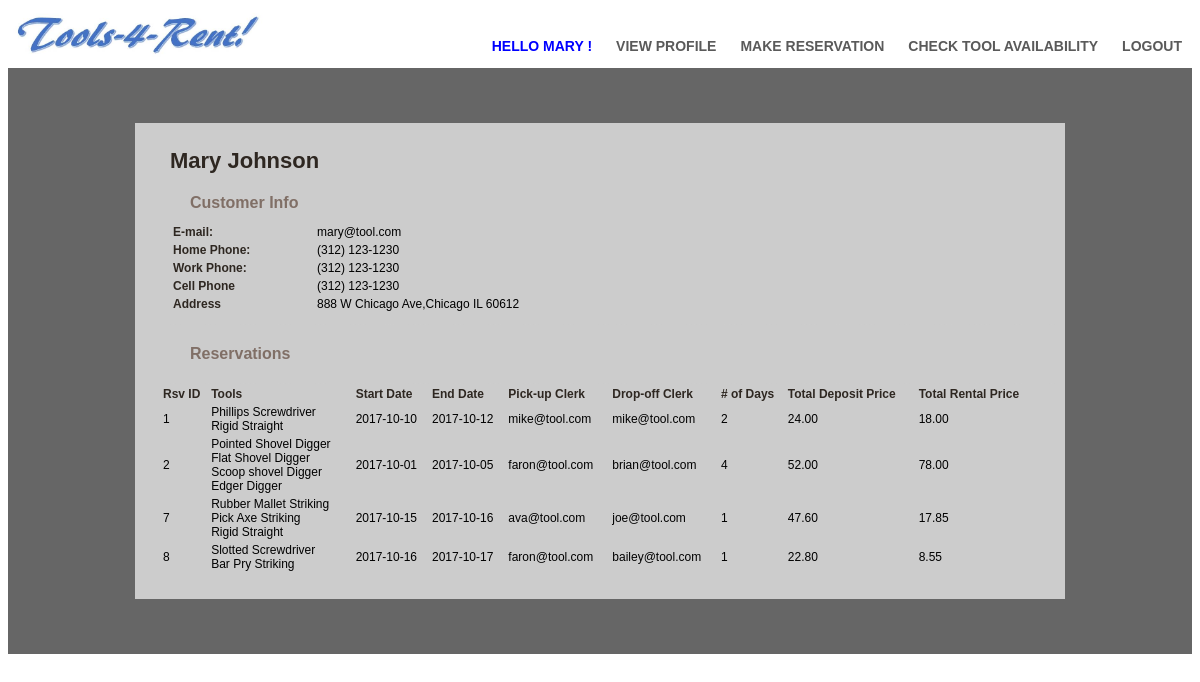
Screenshot of /view_profile.php (signed in) with the database file from the repository.
### tables this page shows
CREATE TABLE Customer (
  customerID int(16) unsigned NOT NULL AUTO_INCREMENT,
  email varchar(250) NOT NULL,
  password varchar(60) NOT NULL,
  first_name varchar(100) NOT NULL,
  middle_name varchar(100),
  last_name varchar(100) NOT NULL,
  street_address varchar(100),
  city varchar(50),
  state varchar(20),
  zip char(5),
  primary_phone char(10) NOT NULL,
  home_phone char(10) DEFAULT NULL,
  work_phone char(10) DEFAULT NULL,
  cell_phone char(10) DEFAULT NULL,
  PRIMARY KEY (customerID),
  UNIQUE KEY email (email)
);

CREATE TABLE Reservation (
  reservationID int(16) unsigned NOT NULL AUTO_INCREMENT,
  customer_email varchar(250) NOT NULL,
  start_date date NOT NULL,
  end_date date NOT NULL,
  pickup_clerk_email varchar(250),
  dropoff_clerk_email varchar(250),
  PRIMARY KEY reservationID (reservationID)
);

### view_profile.php (the view, shortened to what this page needs)
<?php
include 'lib/connection.php';
$query =
    "SELECT email, first_name, last_name, home_phone, work_phone, cell_phone, street_address, city, state, zip ".
    "FROM customer ".
    "WHERE email ='{$_SESSION['email']}'";
$result = mysqli_query($conn, $query);
if ( !is_bool($result) && (mysqli_num_rows($result) > 0) ) {
    $row = mysqli_fetch_array($result, MYSQLI_ASSOC);
    $home_phone = "(".substr($row['home_phone'],0,3).") ".substr($row['home_phone'],3,3).
        "-".substr($row['home_phone'],6,4);
    $work_phone = "(".substr($row['work_phone'],0,3).") ".substr($row['work_phone'],3,3).
        "-".substr($row['work_phone'],6,4);
    $cell_phone = "(".substr($row['cell_phone'],0,3).") ".substr($row['cell_phone'],3,3).
        "-".substr($row['cell_phone'],6,4);
}
?>
<!DOCTYPE html>
<html>
<head>
    <link rel="stylesheet" type="text/css" href="generic_customer.css">
</head>
<body>
<div class="header">
    <ul class="headerList">
        <li><a style="color: blue;">Hello <?php echo $_SESSION['first_name'] ?> !</a></li>
        <li><a href="view_profile.php">View Profile</a></li>
        <li><a href="make_reservation.php">Make Reservation</a></li>
        <li><a href="check_tool_availability.php">Check Tool Availability</a></li>
        <li><a href="logout.php">Logout</a></li>
    </ul>
</div>
<div class="mainbody">
    <div class="mainbodySpaceHolder">
    </div>
    <div class="mainbodyWrapper2">
        <div class = "title_name"><?php print $row['first_name'] . ' ' . $row['last_name']; ?></div>
        <div class="profile_section">
            <div class="subtitle">Customer Info</div>
            <table>
                <tr>
                    <td class="item_label">E-mail:</td>
                    <td>
                        <?php print $row['email'];?>
                    </td>
                </tr>
                <tr>
                    <td class="item_label">Home Phone:</td>
                    <td>
                        <?php print $home_phone;?>
                    </td>
                </tr>
                <tr>
                    <td class="item_label">Work Phone:</td>
                    <td>
                        <?php print $work_phone;?>
                    </td>
                </tr>
                <tr>
                    <td class="item_label">Cell Phone</td>
                    <td>
                        <?php print $cell_phone;?>
                    </td>
                </tr>
                <tr>
                    <td class="item_label">Address</td>
                    <td>
                        <?php print $row['street_address'].','.$row['city'].' '.$row['state'].' '.$row['zip'] ?>
                    </td>
                </tr>
            </table>
        </div>
        <div class = "profile_section"><div class="subtitle">Reservations</div></div>
        <table>
            <tr>
                <td class="heading">Rsv ID</td>
                <td class="heading">Tools</td>
                <td class="heading">Start Date</td>
                <td class="heading">End Date</td>
                <td class="heading">Pick-up Clerk</td>
                <td class="heading">Drop-off Clerk</td>
                <td class="heading"># of Days</td>
                <td class="heading">Total Deposit Price</td>
                <td class="heading">Total Rental Price</td>
            </tr>
            <?php
            $query = "SELECT Reservation.reservationID, GROUP_CONCAT(description) AS tool_list, ".
                "start_date, end_date , pickup_clerk_email, " .
                "dropoff_clerk_email, DATEDIFF(end_date, start_date) AS days, ".
                "SUM(purchase_price*0.4) AS deposit_price, ".
                "SUM(purchase_price*0.15*DATEDIFF(end_date, start_date)) AS rental_price ".
                "FROM Tool INNER JOIN ToolReservation ON Tool.toolID=ToolReservation.toolID ".
                "INNER JOIN Reservation ON ToolReservation.reservationID = Reservation.reservationID ".
                "WHERE Reservation.customer_email = '{$_SESSION['email']}' ".
                "GROUP BY Reservation.reservationID";
            $result = mysqli_query($conn, $query);
            while ($row = mysqli_fetch_array($result, MYSQLI_ASSOC)) {
                print "<tr>";
                print "<td>" . $row['reservationID'] . "</td>";
                print "<td>" . str_replace(',', '<br/>',  $row['tool_list'])."</td>";
                print "<td>" . $row['start_date'] . "</td>";
                print "<td>" . $row['end_date'] . "</td>";
                print "<td>" . $row['pickup_clerk_email'] . "</td>";
                print "<td>" . $row['dropoff_clerk_email'] . "</td>";
                print "<td>" . $row['days'] . "</td>";
                print "<td>" .number_format((float) $row['deposit_price'],2) . "</td>";
                print "<td>" . number_format((float)$row['rental_price'],2) . "</td>";
                print "</tr>";
            }
            ?>
        </table>
    </div>
    <div class="mainbodySpaceHolder">
    </div>
</div>
</body>
</html>

### generic_customer.css (style rules this page uses)
a { color: #5a5a5a; font-family: "Arial"; font-size: 14px; font-weight: bold; padding: 14px 10px; text-transform: uppercase; text-decoration: none; }
li { display: inline; }
.header { background-image:url(header_image.jpg); height: 60px; background-repeat: no-repeat; background-size: 22%; }
.headerList { float: right; }
.headerList a { line-height: 45px; padding-top: 15px; }
.mainbody { background-color: #666; }
.mainbodySpaceHolder { height: 45px; }
.mainbodyWrapper2 { margin: auto; margin-top: 10px; margin-bottom: 10px; padding: 25px 25px; width: 880px; background-color: #ccc; }
table { width: 100%; border: none; font-family: Arial; font-size: 12px; }
th, td { text-align: left; padding: 1px; border: none; }
.title_name { width: auto; font-family: Georgia, sans-serif; font-weight:bold; font-size:22px; text-decoration-line: none; color: #2e2721; margin:0px 10px 0px 10px; }
.subtitle { width: 600px; font-family: Verdana, Geneva, sans-serif; font-weight:bold; font-size:16px; color:#806F66; padding:10px 10px 10px 20px; }
.item_label { font-family: Verdana, Geneva, sans-serif; width:140px; font-weight:bold; font-size:12px; color:#2e2721; }
.profile_section { float:left; width:100%; border-bottom:1px #CCCCCC dashed; padding:10px 10px 10px 10px; }
.heading { font-size:12px; color:#2e2721; font-weight:bold; }

### rows the page displays
customer: first_name "Mary", last_name "Johnson", email "mary@tool.com", home_phone "(312) 123-1230", work_phone "(312) 123-1230", cell_phone "(312) 123-1230", street_address "888 W Chicago Ave", city "Chicago", state "IL", zip "60612"
reservation: reservationID "1", tool_list "Phillips Screwdriver Rigid Straight", start_date "2017-10-10", end_date "2017-10-12", pickup_clerk_email "mike@tool.com", dropoff_clerk_email "mike@tool.com", days "2", deposit_price "24.00", rental_price "18.00"
reservation: reservationID "2", tool_list "Pointed Shovel Digger Flat Shovel Digger Scoop shovel Digger Edger Digger", start_date "2017-10-01", end_date "2017-10-05", pickup_clerk_email "faron@tool.com", dropoff_clerk_email "brian@tool.com", days "4", deposit_price "52.00", rental_price "78.00"
reservation: reservationID "7", tool_list "Rubber Mallet Striking Pick Axe Striking Rigid Straight", start_date "2017-10-15", end_date "2017-10-16", pickup_clerk_email "ava@tool.com", dropoff_clerk_email "joe@tool.com", days "1", deposit_price "47.60", rental_price "17.85"
reservation: reservationID "8", tool_list "Slotted Screwdriver Bar Pry Striking", start_date "2017-10-16", end_date "2017-10-17", pickup_clerk_email "faron@tool.com", dropoff_clerk_email "bailey@tool.com", days "1", deposit_price "22.80", rental_price "8.55"

### other values shown
$_SESSION['first_name'] "MARY"
